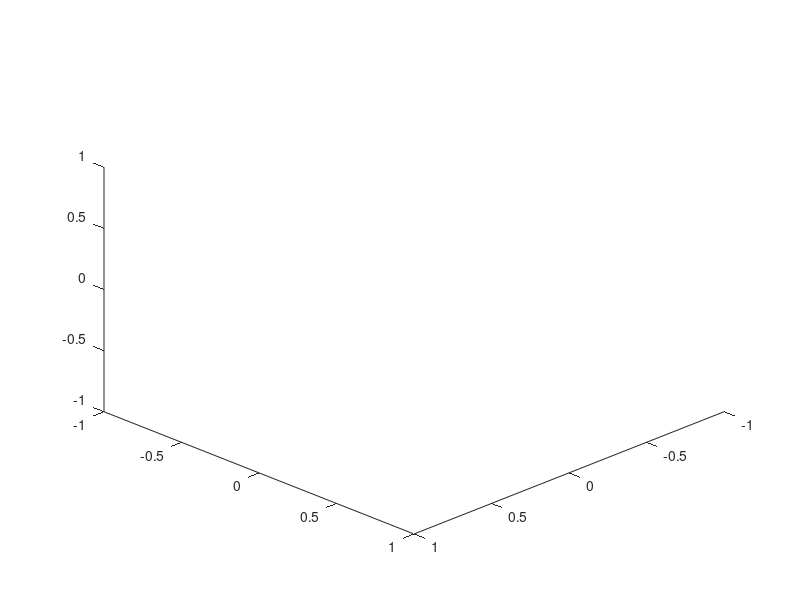

MATLAB code for this plot: (Note: this script raises an error after producing the figure.)
figure(1)
for i=1:101
  
clf
view([1 1 1])
axis([-1 1 -1 1 -1 1])  
hold on
[length1,l1,length2,l2,length3,l3,length4,l4,length5,l5,length6,l6,Bx,By,Bz,Tx,Ty,Tz]=...
    traj(xdesired(i), ydesired(i),1,anglex(i),angley(i),anglez(i));

quiver3(Bx(1),By(1), 0,l1(1),l1(2),l1(3))

quiver3(Bx(2),By(2), 0,l2(1),l2(2),l2(3))

quiver3(Bx(3),By(3), 0,l3(1),l3(2),l3(3))

quiver3(Bx(4),By(4), 0,l4(1),l4(2),l4(3))

quiver3(Bx(5),By(5), 0,l5(1),l5(2),l5(3))

quiver3(Bx(6),By(6), 0,l6(1),l6(2),l6(3))

%leg1
quiver3(0.402*cos(10/180*pi),-0.402*sin(10/180*pi),0,...
    shortleg*cos(a1(i))*sin(10/180*pi), shortleg*cos(a1(i))*cos(10/180*pi),shortleg*sin(a1(i)))

quiver3(0.402*cos(10/180*pi)+shortleg*cos(a1(i))*sin(10/180*pi),...
   -0.402*sin(10/180*pi)+ shortleg*cos(a1(i))*cos(10/180*pi),...
   shortleg*sin(a1(i)),x1(i),y1(i),z1(i))
%leg2
quiver3(0.402*cos(10/180*pi),0.402*sin(10/180*pi),0,...
    -shortleg*cos(a2(i))*sin(10/180*pi), shortleg*cos(a2(i))*cos(10/180*pi),shortleg*sin(a2(i)))

quiver3(0.402*cos(10/180*pi)-shortleg*cos(a2(i))*sin(10/180*pi),...
   0.402*sin(10/180*pi)+ shortleg*cos(a2(i))*cos(10/180*pi),...
   shortleg*sin(a2(i)),x2(i),y2(i),z2(i))
%leg3
quiver3(0.402*cos(110/180*pi),0.402*sin(110/180*pi),0,...
    -shortleg*cos(a3(i))*cos(20/180*pi), -shortleg*cos(a3(i))*sin(20/180*pi),shortleg*sin(a3(i)))


quiver3(0.402*cos(110/180*pi)-shortleg*cos(a3(i))*cos(20/180*pi),...
   0.402*sin(110/180*pi)-shortleg*cos(a3(i))*sin(20/180*pi),...
   shortleg*sin(a3(i)),x3(i),y3(i),z3(i))

%leg4
quiver3(0.402*cos(130/180*pi),0.402*sin(130/180*pi),0,...
    -shortleg*cos(a4(i))*cos(40/180*pi), -shortleg*cos(a4(i))*sin(40/180*pi),shortleg*sin(a4(i)))


quiver3(0.402*cos(130/180*pi)-shortleg*cos(a4(i))*cos(40/180*pi),...
   0.402*sin(130/180*pi)-shortleg*cos(a4(i))*sin(40/180*pi),...
   shortleg*sin(a4(i)),x4(i),y4(i),z4(i))

%leg5
quiver3(0.402*cos(230/180*pi),0.402*sin(230/180*pi),0,...
    shortleg*cos(a5(i))*sin(50/180*pi), -shortleg*cos(a5(i))*cos(50/180*pi),shortleg*sin(a5(i)))


quiver3(0.402*cos(230/180*pi)+shortleg*cos(a5(i))*sin(50/180*pi),...
   0.402*sin(230/180*pi)-shortleg*cos(a5(i))*cos(50/180*pi),...
   shortleg*sin(a5(i)),x5(i),y5(i),z5(i))

%leg6
quiver3(0.402*cos(250/180*pi),0.402*sin(250/180*pi),0,...
    shortleg*cos(a6(i))*sin(70/180*pi), -shortleg*cos(a6(i))*cos(70/180*pi),shortleg*sin(a6(i)))


quiver3(0.402*cos(250/180*pi)+shortleg*cos(a6(i))*sin(70/180*pi),...
   0.402*sin(250/180*pi)-shortleg*cos(a6(i))*cos(70/180*pi),...
   shortleg*sin(a6(i)),x6(i),y6(i),z6(i))


pause(0.1)
end